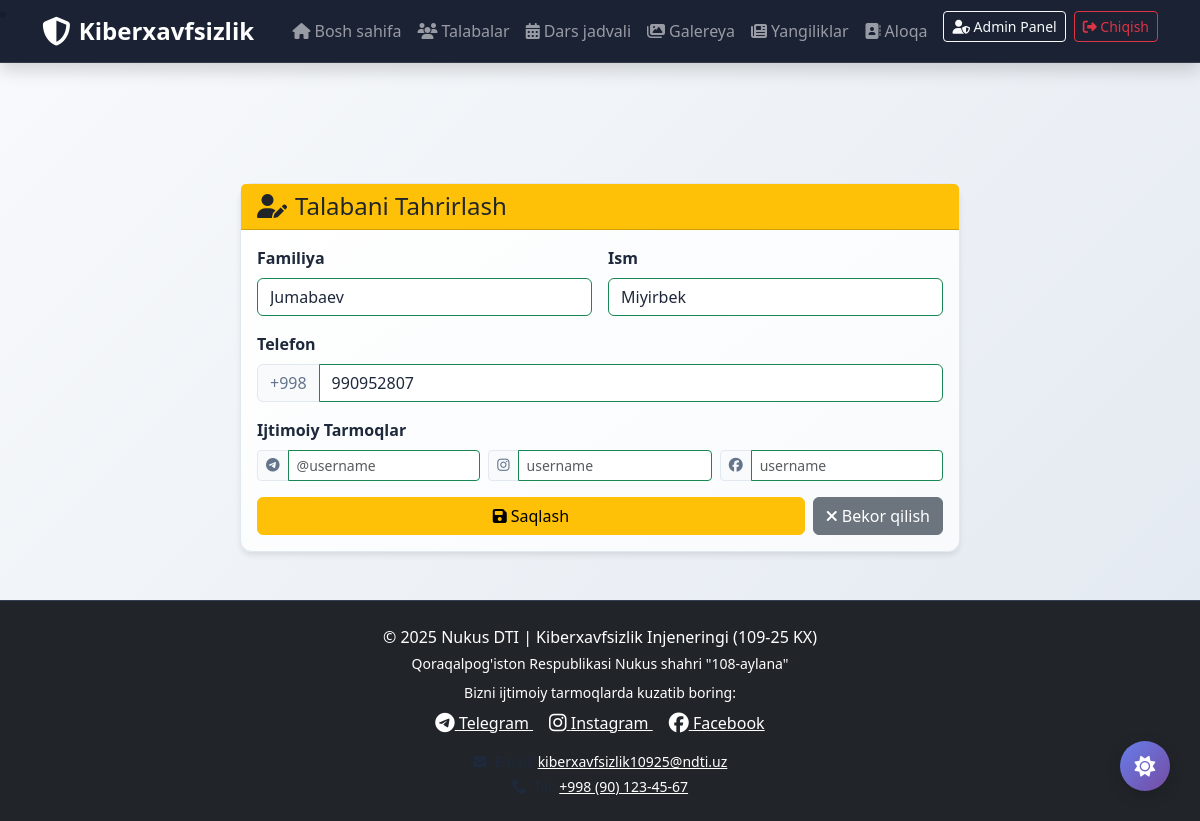
Screenshot of /admin/edit_student/9 (signed in) with the database file from the repository.
### tables this page shows
CREATE TABLE students
                 (id INTEGER PRIMARY KEY AUTOINCREMENT,
                  first_name TEXT NOT NULL,
                  last_name TEXT NOT NULL,
                  phone TEXT NOT NULL,
                  social_media TEXT,
                  created_at TIMESTAMP DEFAULT CURRENT_TIMESTAMP);

### app.py (the view)
@app.route("/admin/edit_student/<int:id>", methods=["GET", "POST"])
@login_required
def edit_student(id):
    conn = get_db_connection()
    if request.method == "POST":
        last_name = sanitize_input(request.form["last_name"])
        first_name = sanitize_input(request.form["first_name"])
        phone = request.form["phone"]
        if not validate_phone(phone):
            flash("Noto'g'ri telefon raqami formati!", "danger")
            return redirect(url_for("admin_panel"))
        if not phone.startswith('+998'):
            phone = '+998' + phone
        social_media = []
        telegram = request.form.get("telegram", "").strip()
        instagram = request.form.get("instagram", "").strip()
        facebook = request.form.get("facebook", "").strip()
        if telegram:
            social_media.append(f"telegram:{telegram.lstrip('@')}")
        if instagram:
            social_media.append(f"instagram:{instagram}")
        if facebook:
            social_media.append(f"facebook:{facebook}")
        social_media_str = "|".join(social_media) if social_media else None
        conn.execute('UPDATE students SET first_name = ?, last_name = ?, phone = ?, social_media = ? WHERE id = ?',
                    (first_name, last_name, phone, social_media_str, id))
        conn.commit()
        conn.close()
        flash("Talaba ma'lumotlari muvaffaqiyatli yangilandi!", "success")
        return redirect(url_for("admin_panel"))
    else:
        student = conn.execute('SELECT * FROM students WHERE id = ?', (id,)).fetchone()
        conn.close()
        if not student:
            flash("Talaba topilmadi!", "danger")
            return redirect(url_for("admin_panel"))
        return render_template("edit_student.html", student=student)

### app.py (called while the page is built)
def login_required(f):
    @wraps(f)
    def decorated_function(*args, **kwargs):
        if "admin" not in session:
            flash("Iltimos, avval tizimga kiring!", "danger")
            return redirect(url_for("admin_login_page"))
        login_time = session.get('login_time', 0)
        session_lifetime = app.config['PERMANENT_SESSION_LIFETIME']
        if isinstance(session_lifetime, timedelta):
            session_lifetime_seconds = session_lifetime.total_seconds()
        else:
            session_lifetime_seconds = session_lifetime
        if time.time() - login_time > session_lifetime_seconds:
            session.clear()
            flash("Session muddati tugadi. Iltimos, qayta kiring!", "warning")
            return redirect(url_for("admin_login_page"))
        return f(*args, **kwargs)
    return decorated_function

@app.before_request
def before_request():
    session.permanent = True
    app.permanent_session_lifetime = timedelta(minutes=30)
    session.modified = True

def get_db_connection():
    conn = sqlite3.connect('mysite.db')
    conn.row_factory = sqlite3.Row
    return conn

### templates/edit_student.html (shortened to what this page needs)
{% extends "base.html" %}
{% block content %}
<div class="container mt-4">
    <div class="row justify-content-center">
        <div class="col-md-8">
            <div class="card cyber-card">
                <div class="card-header bg-warning text-dark">
                    <h4 class="mb-0"><i class="fa-solid fa-user-edit me-2"></i>Talabani Tahrirlash</h4>
                </div>
                <div class="card-body">
                    <form method="POST">
                        <div class="row g-3">
                            <div class="col-md-6">
                                <label class="form-label fw-semibold">Familiya</label>
                                <input type="text" class="form-control" name="last_name"
                                       value="{{ student.last_name }}" required>
                            </div>
                            <div class="col-md-6">
                                <label class="form-label fw-semibold">Ism</label>
                                <input type="text" class="form-control" name="first_name"
                                       value="{{ student.first_name }}" required>
                            </div>
                            <div class="col-12">
                                <label class="form-label fw-semibold">Telefon</label>
                                <div class="input-group">
                                    <span class="input-group-text">+998</span>
                                    <input type="text" class="form-control" name="phone"
                                           value="{{ student.phone|replace('+998', '') }}"
                                           placeholder="901234567" required maxlength="9">
                                </div>
                            </div>
                            <div class="col-12">
                                <label class="form-label fw-semibold">Ijtimoiy Tarmoqlar</label>
                                {% set telegram = '' %}
                                {% set instagram = '' %}
                                {% set facebook = '' %}
                                {% if student.social_media %}
                                    {% for social in student.social_media.split('|') %}
                                        {% if social.startswith('telegram:') %}
                                            {% set telegram = social.split(':')[1] %}
                                        {% elif social.startswith('instagram:') %}
                                            {% set instagram = social.split(':')[1] %}
                                        {% elif social.startswith('facebook:') %}
                                            {% set facebook = social.split(':')[1] %}
                                        {% endif %}
                                    {% endfor %}
                                {% endif %}
                                <div class="row g-2">
                                    <div class="col-md-4">
                                        <div class="input-group input-group-sm">
                                            <span class="input-group-text"><i class="fab fa-telegram"></i></span>
                                            <input type="text" class="form-control" name="telegram"
                                                   value="{{ telegram }}" placeholder="@username">
                                        </div>
                                    </div>
                                    <div class="col-md-4">
                                        <div class="input-group input-group-sm">
                                            <span class="input-group-text"><i class="fab fa-instagram"></i></span>
                                            <input type="text" class="form-control" name="instagram"
                                                   value="{{ instagram }}" placeholder="username">
                                        </div>
                                    </div>
                                    <div class="col-md-4">
                                        <div class="input-group input-group-sm">
                                            <span class="input-group-text"><i class="fab fa-facebook"></i></span>
                                            <input type="text" class="form-control" name="facebook"
                                                   value="{{ facebook }}" placeholder="username">
                                        </div>
                                    </div>
                                </div>
                            </div>
                            <div class="col-12">
                                <div class="d-flex gap-2">
                                    <button type="submit" class="btn btn-warning flex-fill">
                                        <i class="fa-solid fa-save me-1"></i>Saqlash
                                    </button>
                                    <a href="/admin/panel" class="btn btn-secondary">
                                        <i class="fa-solid fa-times me-1"></i>Bekor qilish
                                    </a>
                                </div>
                            </div>
                        </div>
                    </form>
                </div>
            </div>
        </div>
    </div>
</div>
{% endblock %}

### static/css/style.css (style rules this page uses)
body { background: linear-gradient(135deg, #f8fafc 0%, #e2e8f0 100%); min-height: 100vh; color: #1e293b !important; }
.cyber-card { background: linear-gradient(145deg, #ffffff 0%, #f8fafc 100%); border: 1px solid #e2e8f0; border-radius: 12px; transition: all 0.3s ease; box-shadow: 0 4px 6px -1px rgba(0, 0, 0, 0.1); color: #1e293b !important; }
.form-control { border: 1px solid #e2e8f0; transition: all 0.3s ease; color: #1e293b !important; }
.input-group-text { background: #f8fafc; border: 1px solid #e2e8f0; color: #64748b; }
.form-control:valid { border-color: #198754; }
* { transition: background-color 0.3s ease, border-color 0.3s ease, color 0.3s ease !important; }

### rows the page displays
students: last_name "Jumabaev", first_name "Miyirbek", phone "990952807"
